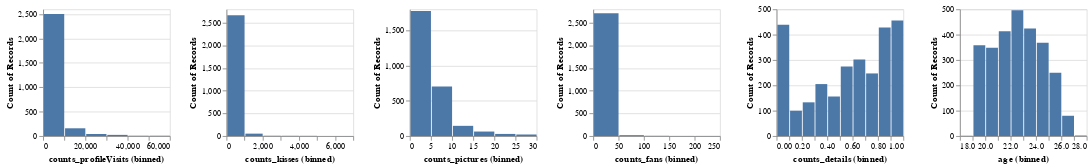

The notebook cell saved with this chart:
### Markdown cell above
**Lineare Regression**

### Code cell
alt.Chart(df_train).mark_bar().encode(
    alt.X(alt.repeat("column"), type="quantitative", bin=True),
    y='count()',
).properties(
    width=150,
    height=150
).repeat(
    column=['counts_profileVisits','counts_kisses','counts_pictures','counts_fans', 'counts_details', 'age'])

### Figure 1 — Vega-Lite specification as saved in the notebook (floating-point values rounded to 4 significant figures; data arrays with more than 128 entries replaced by an {"elided": "..."} marker saying what was removed)
{"config": {"view": {"continuousWidth": 300, "continuousHeight": 300}}, "repeat": {"column": ["counts_profileVisits", "counts_kisses", "counts_pictures", "counts_fans", "counts_details", "age"]}, "spec": {"data": {"name": "data-ebfe872185ab9fe2602f3777aa33122c"}, "mark": {"type": "bar"}, "encoding": {"x": {"bin": true, "field": {"repeat": "column"}, "type": "quantitative"}, "y": {"aggregate": "count", "type": "quantitative"}}, "height": 150, "width": 150}, "$schema": "https://vega.github.io/schema/vega-lite/v5.8.0.json", "datasets": {"data-ebfe872185ab9fe2602f3777aa33122c": {"elided": "2740 records"}}}
